Frame 1 (no input): blank canvas, image omitted
Frame 60 (the mouse pressed at the canvas centre just before this capture): blank canvas, image omitted
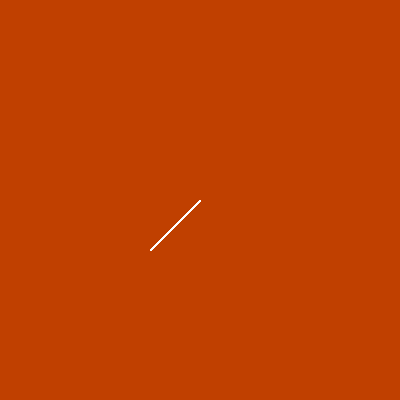
Frame 120 (the mouse held since frame 60 and released just before this capture)

The Processing sketch whose frames 1 and 60 were blank and that drew this single picture after the mouse press (run headless with seeded random() and noise(); from frame 60 on, the mouse is pressed at the canvas centre):

// Processing sketch: line_flower
// ── line_flower.pde
 void setup() {
       size(400, 400);
       stroke(255);
       background(192, 64, 0);
     } 


     void draw() {
       if(mousePressed) {
         
         line(150, 250, mouseX, mouseY);
       }
     }
     
